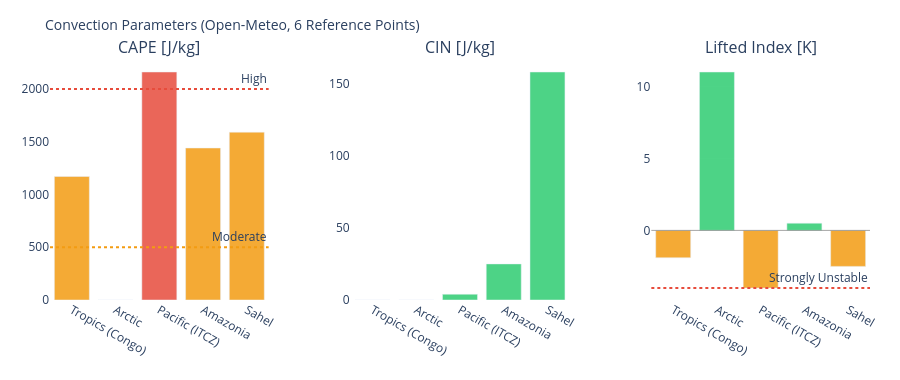

Source (notebook cell):
### Markdown cell above
---
## 3. Visualizations

### Code cell
# ============================================================
# CAPE / CIN / LIFTED INDEX – Convection potential
# ============================================================

if not df_atm.empty:
    fig = make_subplots(
        rows=1, cols=3,
        subplot_titles=['CAPE [J/kg]', 'CIN [J/kg]', 'Lifted Index [K]'],
        horizontal_spacing=0.1
    )
    pts = df_atm['point'].tolist()
    pt_colors = ['#E85D24','#185FA5','#888780','#378ADD','#639922','#F2A623']

    # CAPE – höher = mehr Gewitterpotential
    cape_vals = df_atm['cape'].fillna(0).tolist()
    cape_colors = ['#e74c3c' if v > 2000 else '#f39c12' if v > 500 else '#2ecc71'
                   for v in cape_vals]
    fig.add_trace(go.Bar(x=pts, y=cape_vals, marker_color=cape_colors,
                         opacity=0.85, showlegend=False), row=1, col=1)
    fig.add_hline(y=2000, line_dash='dot', line_color='#e74c3c',
                  annotation_text='High', row=1, col=1)
    fig.add_hline(y=500,  line_dash='dot', line_color='#f39c12',
                  annotation_text='Moderate', row=1, col=1)

    # CIN – negativer = stärker gedeckelt (weniger Auslöse)
    cin_vals = df_atm['cin'].fillna(0).tolist()
    cin_colors = ['#e74c3c' if v < -200 else '#f39c12' if v < -50 else '#2ecc71'
                  for v in cin_vals]
    fig.add_trace(go.Bar(x=pts, y=cin_vals, marker_color=cin_colors,
                         opacity=0.85, showlegend=False), row=1, col=2)

    # Lifted Index – negativ = instabil
    li_vals = df_atm['li'].fillna(0).tolist()
    li_colors = ['#e74c3c' if v < -4 else '#f39c12' if v < 0 else '#2ecc71'
                 for v in li_vals]
    fig.add_trace(go.Bar(x=pts, y=li_vals, marker_color=li_colors,
                         opacity=0.85, showlegend=False), row=1, col=3)
    fig.add_hline(y=0, line_color='gray', line_width=0.7, row=1, col=3)
    fig.add_hline(y=-4, line_dash='dot', line_color='#e74c3c',
                  annotation_text='Strongly Unstable', row=1, col=3)

    fig.update_layout(
        title=dict(text='Convection Parameters (Open-Meteo, 6 Reference Points)', font=dict(size=14)),
        height=380, plot_bgcolor='rgba(0,0,0,0)', paper_bgcolor='rgba(0,0,0,0)',
        margin=dict(l=50, r=30, t=60, b=80)
    )
    fig.update_xaxes(tickangle=30)
    fig.show()

### Figure 1 — Plotly figure (JSON) as saved in the notebook; plotly's stock layout.template omitted (floating-point values rounded to 4 significant figures)
{"data": [{"marker": {"color": ["#f39c12", "#2ecc71", "#e74c3c", "#f39c12", "#f39c12"]}, "opacity": 0.85, "showlegend": false, "type": "bar", "x": ["Tropics (Congo)", "Arctic", "Pacific (ITCZ)", "Amazonia", "Sahel"], "xaxis": "x", "y": [1170.0, 0.0, 2160.0, 1440.0, 1590.0], "yaxis": "y"}, {"marker": {"color": ["#2ecc71", "#2ecc71", "#2ecc71", "#2ecc71", "#2ecc71"]}, "opacity": 0.85, "showlegend": false, "type": "bar", "x": ["Tropics (Congo)", "Arctic", "Pacific (ITCZ)", "Amazonia", "Sahel"], "xaxis": "x2", "y": [0.0, 0.0, 4.0, 25.0, 158.0], "yaxis": "y2"}, {"marker": {"color": ["#f39c12", "#2ecc71", "#f39c12", "#2ecc71", "#f39c12"]}, "opacity": 0.85, "showlegend": false, "type": "bar", "x": ["Tropics (Congo)", "Arctic", "Pacific (ITCZ)", "Amazonia", "Sahel"], "xaxis": "x3", "y": [-1.9, 11.0, -4.0, 0.5, -2.5], "yaxis": "y3"}], "layout": {"annotations": [{"font": {"size": 16}, "showarrow": false, "text": "CAPE [J/kg]", "x": 0.1333, "xanchor": "center", "xref": "paper", "y": 1.0, "yanchor": "bottom", "yref": "paper"}, {"font": {"size": 16}, "showarrow": false, "text": "CIN [J/kg]", "x": 0.5, "xanchor": "center", "xref": "paper", "y": 1.0, "yanchor": "bottom", "yref": "paper"}, {"font": {"size": 16}, "showarrow": false, "text": "Lifted Index [K]", "x": 0.8667, "xanchor": "center", "xref": "paper", "y": 1.0, "yanchor": "bottom", "yref": "paper"}, {"showarrow": false, "text": "High", "x": 1, "xanchor": "right", "xref": "x domain", "y": 2000, "yanchor": "bottom", "yref": "y"}, {"showarrow": false, "text": "Moderate", "x": 1, "xanchor": "right", "xref": "x domain", "y": 500, "yanchor": "bottom", "yref": "y"}, {"showarrow": false, "text": "Strongly Unstable", "x": 1, "xanchor": "right", "xref": "x3 domain", "y": -4, "yanchor": "bottom", "yref": "y3"}], "height": 380, "margin": {"b": 80, "l": 50, "r": 30, "t": 60}, "paper_bgcolor": "rgba(0,0,0,0)", "plot_bgcolor": "rgba(0,0,0,0)", "shapes": [{"line": {"color": "#e74c3c", "dash": "dot"}, "type": "line", "x0": 0, "x1": 1, "xref": "x domain", "y0": 2000, "y1": 2000, "yref": "y"}, {"line": {"color": "#f39c12", "dash": "dot"}, "type": "line", "x0": 0, "x1": 1, "xref": "x domain", "y0": 500, "y1": 500, "yref": "y"}, {"line": {"color": "gray", "width": 0.7}, "type": "line", "x0": 0, "x1": 1, "xref": "x3 domain", "y0": 0, "y1": 0, "yref": "y3"}, {"line": {"color": "#e74c3c", "dash": "dot"}, "type": "line", "x0": 0, "x1": 1, "xref": "x3 domain", "y0": -4, "y1": -4, "yref": "y3"}], "title": {"font": {"size": 14}, "text": "Convection Parameters (Open-Meteo, 6 Reference Points)"}, "xaxis": {"anchor": "y", "domain": [0.0, 0.2667], "tickangle": 30}, "xaxis2": {"anchor": "y2", "domain": [0.3667, 0.6333], "tickangle": 30}, "xaxis3": {"anchor": "y3", "domain": [0.7333, 1.0], "tickangle": 30}, "yaxis": {"anchor": "x", "domain": [0.0, 1.0]}, "yaxis2": {"anchor": "x2", "domain": [0.0, 1.0]}, "yaxis3": {"anchor": "x3", "domain": [0.0, 1.0]}}}
